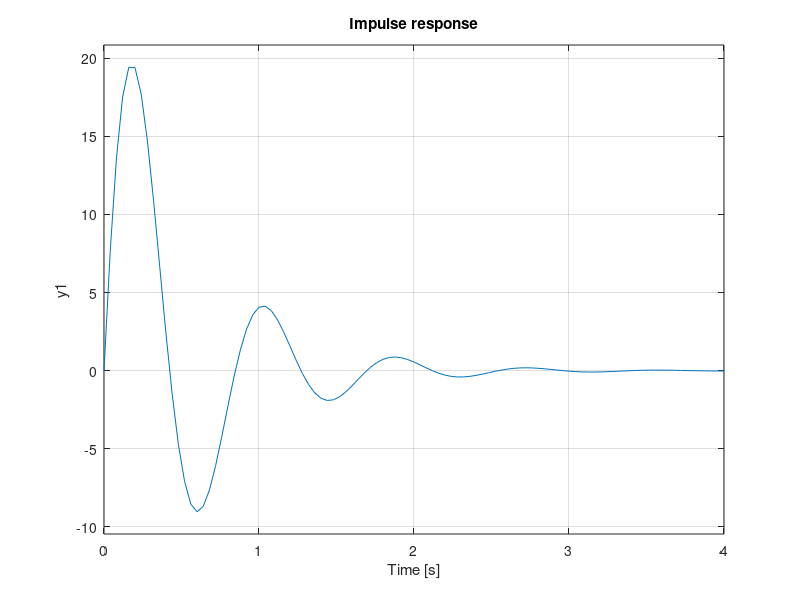

Write MATLAB code to recreate this figure. (Note: this script raises an error after producing the figure.)
%Name and shit
%Control Systems Course Project
%Aim: DC motor speed control using PID controller

clc;
clear all;
close all;
%Values change kar bsdk
L=0.3 %Motor inductance
R=1.1 %Motor Resistance
Il=0.004 %Moment of intertia
Kt=0.25 %Torque constant
Kb=0.28 %Back EMF

sys = tf([1],[L*Il/Kt R*Il/Kt Kb])

subplot(5,1,1)
step(sys)
title ('Step Response')

subplot(5,1,2)
impulse(sys)
title ('Impulse response')

stepinfo(sys)

subplot(5,1,4)
pzmap(sys)
title ('Pole-Zero Map')

subplot(5,1,5)
rlocus(sys)
title ('Root Locus')

subplot(5,1,3)
bode(sys)
title ('Bode Plot')